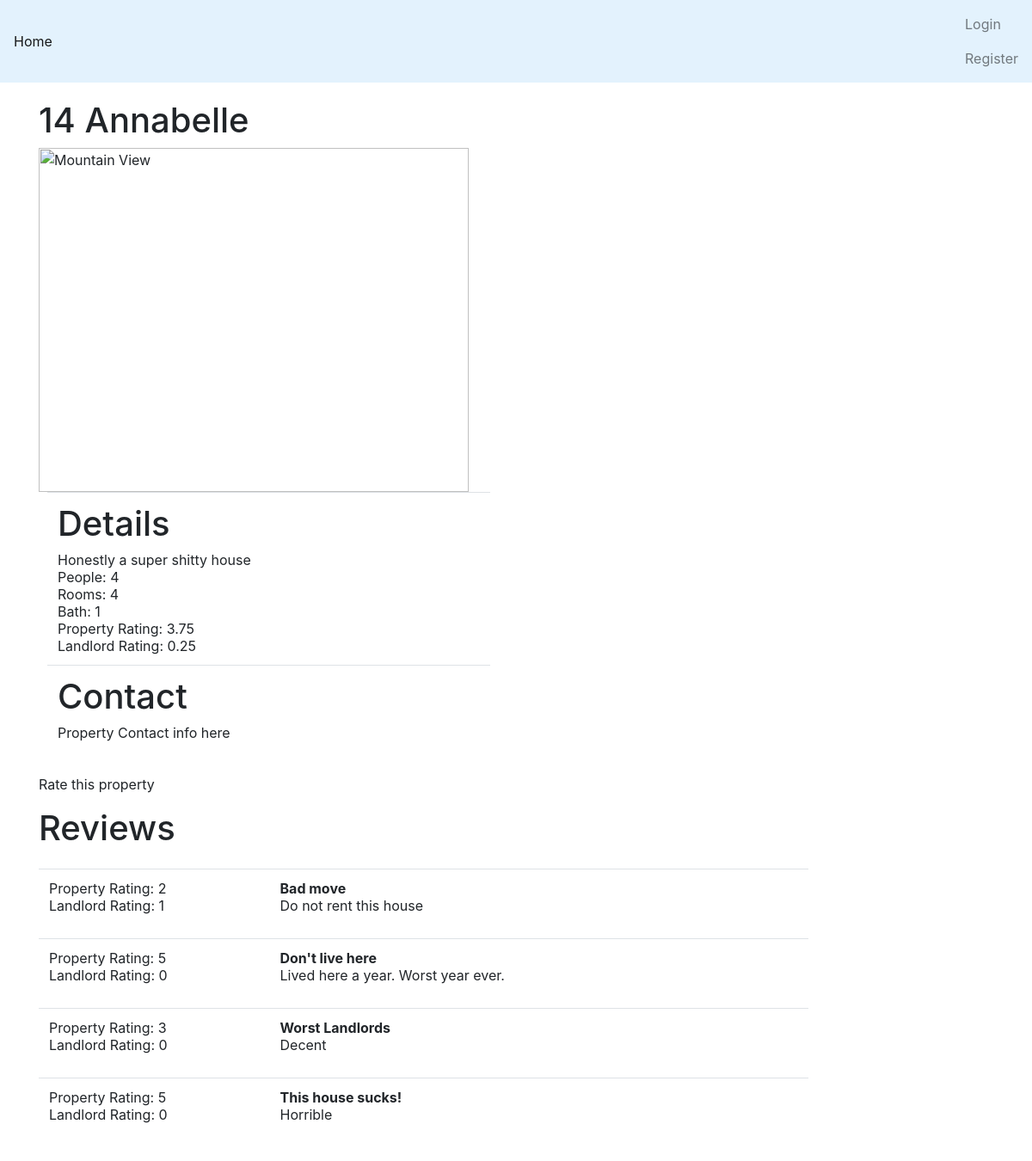
Screenshot of /UDEL/1/ with the database file from the repository.
### myapp/models.py (models this page shows, shortened)
class Property(models.Model):
    propertyUniversity = models.ForeignKey(University)
    propertyAddress = models.CharField(max_length=200)
    propertyDescription = models.CharField(max_length=250)
    propertyNumRooms = models.IntegerField(default = 0)
    propertyNumBaths = models.IntegerField(default = 0)
    propertyNumPersons = models.IntegerField(default = 0)
    propertyAC = models.BooleanField(default = False)
    propertyHeat = models.BooleanField(default = False)
    propertyPorch = models.BooleanField(default = False)
    propertyBackyard = models.BooleanField(default = False)
    propertyWasherDryer = models.BooleanField(default = False)
    propertyRating = models.FloatField(default = 0.0)
    landlordRating = models.FloatField(default = 0.0)

class Review(models.Model):
	reviewPropertyRating = models.IntegerField(default = 0)
	reviewLandlordRating = models.IntegerField(default = 0)
	reviewProperty = models.ForeignKey(Property)
	reviewDescription = models.CharField(default = "",max_length = 1000)
	reviewTitle = models.CharField(default = "", max_length = 50)

### myapp/views.py (the view)
# urls.py: url(r'^(?P<universityTag>[\w\-]+)/(?P<id>[0-9]+)/$', views.detail, name='detail'),
def detail(request, universityTag, id):
	if request.method == 'POST':
		print("Gotta recognize")
	current_property = get_object_or_404(Property, pk=id)
	reviews = Review.objects.filter(reviewProperty = current_property)
	headerButtons = UserButtons(request)
	context = {'property' : current_property,'university_tag' : universityTag, 'id' : id, 'reviews' : reviews, 'user_buttons':headerButtons}
	return render(request, 'property.html', context)

### myapp/templates/property.html (shortened to what this page needs)
{% extends 'base.html' %}
{%block pagecontent %}
<div class = "container" style = "margin-top: 20px">
	{% if property  %}
	<h1> {{property.propertyAddress}} </h1>
	<div class = "row col-md-6">
<img src="https://maps.googleapis.com/maps/api/streetview?channel=ldp-publicrecord&location=12+Annabelle+St%2C+Newark%2C+DE+19711&size=665x441&client=gme-redfin&signature=n5d2FYv67BMFSfe2HFNy8TE7q-M=" alt="Mountain View" style="width:500px;height:400px;">
	</div>
	<div class = "row col-md-6">
		<table class = "table" style = "margin-left: 10px;">
		<tbody>
		<tr>
		<td>
	<h1> Details </h1>
	<div> {{property.propertyDescription}} </div>
	<div> People: {{property.propertyNumPersons}} </div>
	<div> Rooms: {{property.propertyNumRooms}} </div>
	<div> Bath: {{property.propertyNumBaths}} </div>
	<div> Property Rating: {{property.propertyRating}} </div>
	<div> Landlord Rating: {{property.landlordRating}} </div>
		</td>
		</tr>
		<tr>
		<td>
	<h1> Contact </h1>
	<div> Property Contact info here </div>
		</td>
		</tr>
		</tbody>
		</table>
</div>
</div>
{% endif %}
<div class = "container" style = "margin-top:10px; margin-bottom:10px;">
<a href="/{{university_tag}}/{{property.id}}/review">Rate this property</a>
</div>
<div class = "container" style = "margin-top:15px">
<h1> Reviews </h1>
<div class = "row col-md-10">
<table class = "table" style = "table-layout:fixed; margin-top:15px;">
	<tbody>
		{% if reviews %}
		{% for r in reviews %}
		<tr>
		<td style = "width:30%">
		<div> Property Rating: {{r.reviewPropertyRating}} </div>
		<div> Landlord Rating: {{r.reviewLandlordRating}} </div>
		</td>
		<td>
		<span style = "font-weight: 700">
			{{r.reviewTitle}}
		</span>
		<p> {{r.reviewDescription}} </p>
		</td>
		</tr>
		{% endfor %}
		{%else%}
		<div> No reviews... Yet </div>
		{%endif%}
	</tbody>
</table>
</div>
{% endblock %}

### myapp/static/myapp/styles.css (style rules this page uses)
a { color: inherit; }

### rows the page displays
Property: propertyAddress "14 Annabelle", propertyDescription "Honestly a super shitty house", propertyNumPersons "4", propertyNumRooms "4", propertyNumBaths "1", propertyRating "3.75", landlordRating "0.25"
Review: reviewPropertyRating "2", reviewLandlordRating "1", reviewTitle "Bad move", reviewDescription "Do not rent this house"
Review: reviewPropertyRating "5", reviewLandlordRating "0", reviewTitle "Don't live here", reviewDescription "Lived here a year. Worst year ever."
Review: reviewPropertyRating "3", reviewLandlordRating "0", reviewTitle "Worst Landlords", reviewDescription "Decent"
Review: reviewPropertyRating "5", reviewLandlordRating "0", reviewTitle "This house sucks!", reviewDescription "Horrible"

### other values shown
{{ user_buttons.loginButtonText }} "Login"
{{ user_buttons.logoutButtonText }} "Register"
